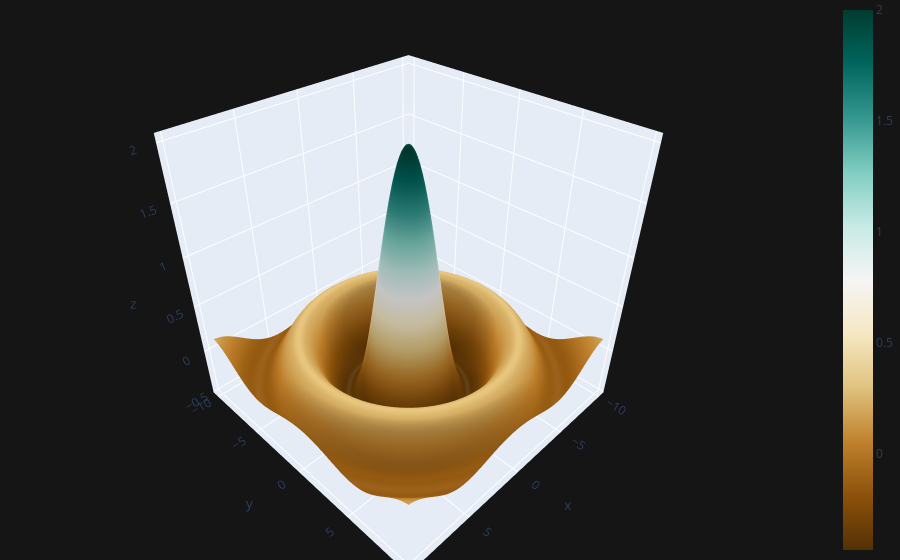

This figure's notebook cell:
### Code cell
cf.datagen.sinwave(10,.2).iplot(kind='surface', theme='solar', colorscale='brbg', margin=(0,0,0,0))

### Figure 1 — Plotly figure (JSON) as saved in the notebook; plotly's stock layout.template omitted (floating-point values rounded to 4 significant figures; data arrays with more than 128 entries replaced by an {"elided": "..."} marker saying what was removed)
{"data": [{"colorscale": [[0, "rgb(84,48,5)"], [0.1, "rgb(140,81,10)"], [0.2, "rgb(191,129,45)"], [0.3, "rgb(223,194,125)"], [0.4, "rgb(246,232,195)"], [0.5, "rgb(245,245,245)"], [0.6, "rgb(199,234,229)"], [0.7, "rgb(128,205,193)"], [0.8, "rgb(53,151,143)"], [0.9, "rgb(1,102,94)"], [1, "rgb(0,60,48)"]], "type": "surface", "x": [-10, -9.8, -9.6, -9.4, -9.2, -9.0, -8.8, -8.6, -8.4, -8.2, -8.0, -7.8, -7.6, -7.4, -7.2, -7.0, -6.8, -6.6, -6.4, -6.2, -6.0, -5.8, -5.6, -5.4, -5.2, -5.0, -4.8, -4.6, -4.4, -4.2, -4.0, -3.8, -3.6, -3.4, -3.2, -3.0, -2.8, -2.6, -2.4, -2.2, -2.0, -1.8, -1.6, -1.4, -1.2, -1.0, -0.8, -0.6, -0.4, -0.2, -3.553e-14, 0.2, 0.4, 0.6, 0.8, 1.0, 1.2, 1.4, 1.6, 1.8, 2.0, 2.2, 2.4, 2.6, 2.8, 3.0, 3.2, 3.4, 3.6, 3.8, 4.0, 4.2, 4.4, 4.6, 4.8, 5.0, 5.2, 5.4, 5.6, 5.8, 6.0, 6.2, 6.4, 6.6, 6.8, 7.0, 7.2, 7.4, 7.6, 7.8, 8.0, 8.2, 8.4, 8.6, 8.8, 9.0, 9.2, 9.4, 9.6, 9.8], "y": [-10, -9.8, -9.6, -9.4, -9.2, -9.0, -8.8, -8.6, -8.4, -8.2, -8.0, -7.8, -7.6, -7.4, -7.2, -7.0, -6.8, -6.6, -6.4, -6.2, -6.0, -5.8, -5.6, -5.4, -5.2, -5.0, -4.8, -4.6, -4.4, -4.2, -4.0, -3.8, -3.6, -3.4, -3.2, -3.0, -2.8, -2.6, -2.4, -2.2, -2.0, -1.8, -1.6, -1.4, -1.2, -1.0, -0.8, -0.6, -0.4, -0.2, -3.553e-14, 0.2, 0.4, 0.6, 0.8, 1.0, 1.2, 1.4, 1.6, 1.8, 2.0, 2.2, 2.4, 2.6, 2.8, 3.0, 3.2, 3.4, 3.6, 3.8, 4.0, 4.2, 4.4, 4.6, 4.8, 5.0, 5.2, 5.4, 5.6, 5.8, 6.0, 6.2, 6.4, 6.6, 6.8, 7.0, 7.2, 7.4, 7.6, 7.8, 8.0, 8.2, 8.4, 8.6, 8.8, 9.0, 9.2, 9.4, 9.6, 9.8], "z": {"elided": "100x100 float values"}}], "layout": {"legend": {"bgcolor": "#151516", "font": {"color": "#D9D9D9"}}, "margin": {"b": 0, "l": 0, "r": 0, "t": 0}, "paper_bgcolor": "#151516", "plot_bgcolor": "#151516", "title": {"font": {"color": "#D9D9D9"}}, "xaxis": {"gridcolor": "#434343", "showgrid": true, "tickfont": {"color": "#C2C2C2"}, "title": {"font": {"color": "#D9D9D9"}, "text": ""}, "zerolinecolor": "#666570"}, "yaxis": {"gridcolor": "#434343", "showgrid": true, "tickfont": {"color": "#C2C2C2"}, "title": {"font": {"color": "#D9D9D9"}, "text": ""}, "zerolinecolor": "#666570"}}}
